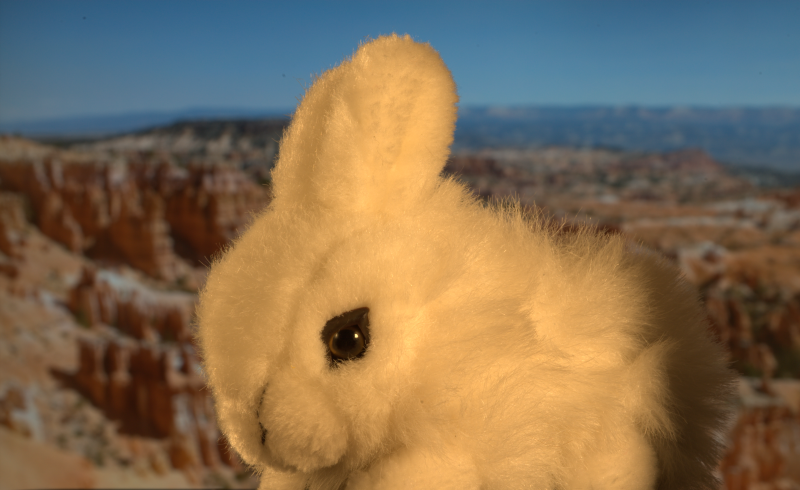
%> input picture input_training_lowres/GT15.png, 800 x 490 px
$ octave demo.m   (GNU Octave 9; MATLAB toolbox functions it lacks are replaced by stand-ins)
%> lines starting %> are read from the running program, lines starting %| are printed output that depends on the picture; in (x1, y1, x2, y2) boxes, pixels count from 0 and x2, y2 are one past the last pixel; in counts of white or black regions, pixels touching at a corner belong together; the program's own positions count from 1
%> further down, input is the input picture: size 490x800x3 uint8; mean R, G, B 130.8, 110.8, 84.8
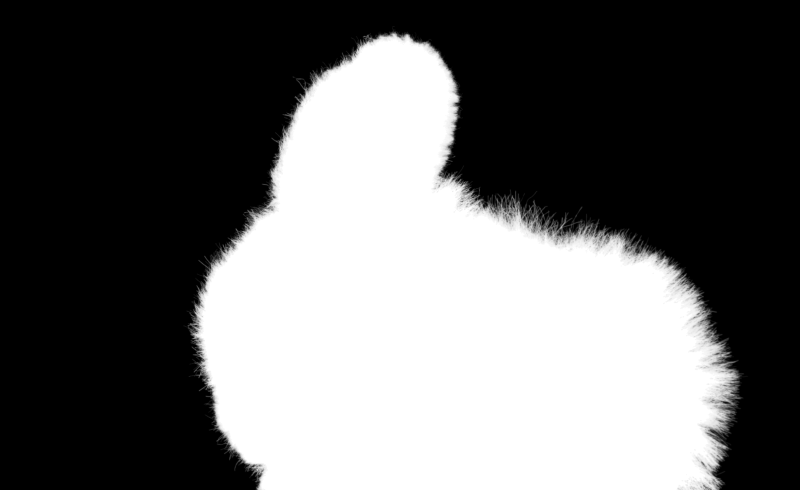
%> input picture gt_training_lowres/GT15.png, 800 x 490 px
%> further down, trimap is the input picture: size 490x800x3 uint8; min 0, max 255, mean 102.5
### Bayesian_Matting_MATLAB/get_Bayesmat.m
function [F,B,alpha]=get_Bayesmat(input,trimap,P)

% The function get_Bayesmat takes an input image (im) and a trimap mask
% (trimap) with the same dimensions as im. The trimap has three possible
% values: 0 forbackground pixels, 1 (or 255) for foreground pixels, and
% all other pixels are considered unknown. The function also takes a
% parameter structure (P).
%
% Arguments
% input  : Input image M x N array.
% trimap : Trimap image M x N array.
% P : Parameter structure as defined in demo.m
% Return values
% F : Foreground M x N array
% B : Background M x N array
% alpha : Alpha matte M x N array

% Convert image parameters from uint8 to double
im = double(input);
im = im / 255;
trimap = double(trimap);
%> trimap: size 490x800x3 double
trimap = trimap / 255;


bg_mask = trimap ==0; % background region mask
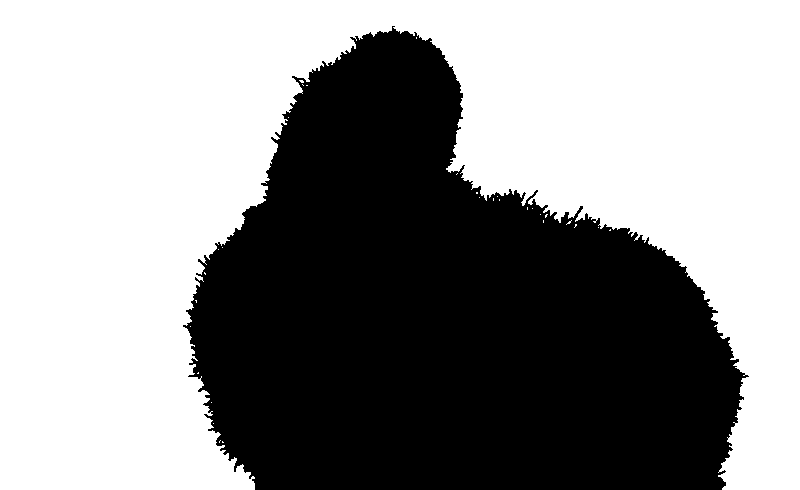
%> bg_mask: size 490x800x3 logical; 57.1% white; 1 black region, box (x1, y1, x2, y2) and area: (183, 26, 749, 490) 168079
fg_mask = trimap == 1; % foreground region mask
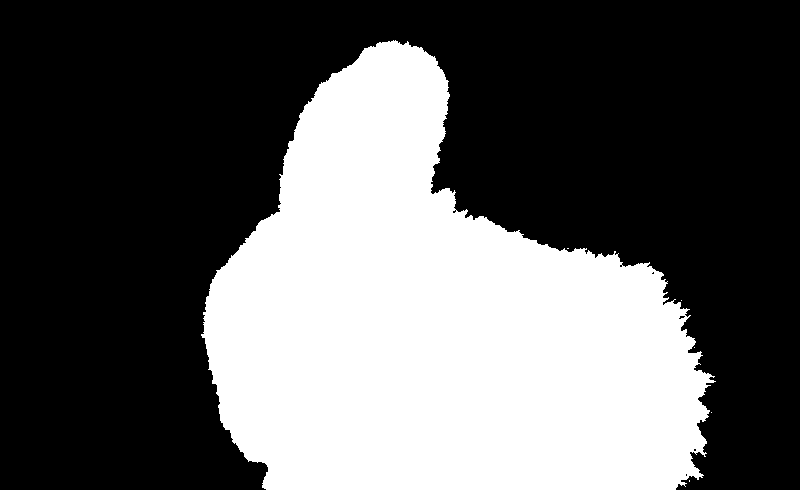
%> fg_mask: size 490x800x3 logical; 36.7% white; 6 white regions (5 under 20 px), largest, box (x1, y1, x2, y2) and area: (201, 40, 716, 490) 144038
unk_mask = ~bg_mask & ~fg_mask; % unknow region mask
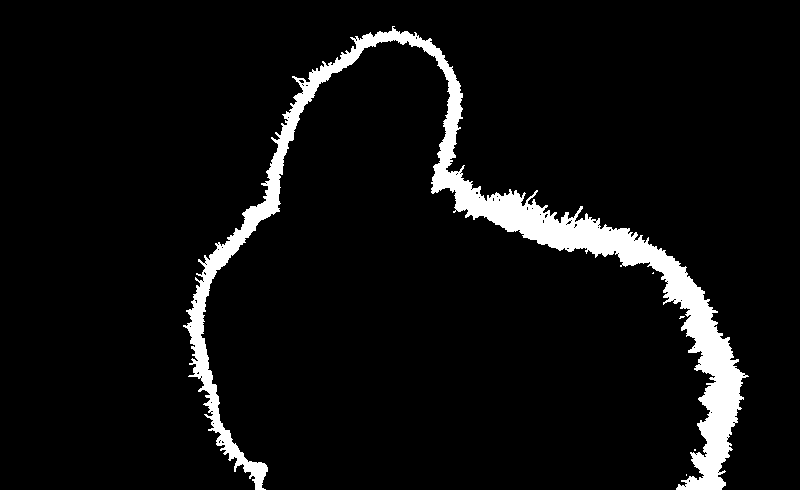
%> unk_mask: size 490x800x3 logical; 6.1% white; 5 white regions (4 under 20 px), largest, box (x1, y1, x2, y2) and area: (183, 26, 749, 490) 24014

% initialize F,B,alpha
%> the run ends on the next line
F = im; F(repmat(~fg_mask, [1, 1, 3])) = 0;
B = im; B(repmat(~bg_mask, [1, 1, 3])) = 0;
alpha = zeros(size(trimap));
alpha(fg_mask) = 1;
alpha(unk_mask) = NaN;

nUnknown_pts = sum(unk_mask(:));


% square structuring element for eroding the unknown region(s)
% g=fspecial('gaussian', P.N_box, P.sigma); g = g / max(g(:));
se=strel('square', 20);

n = 1;
unk_reg = unk_mask;

max_li = 10;
mi =0;
while n<nUnknown_pts
    % guassian falloff. will be used for weighting each pixel neighborhood
    g=fspecial('gaussian', P.N_box, P.sigma); g = g / max(g(:));
    % get unknown pixels to process at this iteration
    unk_reg=imerode(unk_reg,se);
    unk_pixels = ~unk_reg & unk_mask;
    [Y, X] = find(unk_pixels);
    rep_max = 0;
     for i = 1:length(Y)

        % take current pixel
        x = X(i); y = Y(i);
        cur_pixel = reshape(im(y,x,:), [3,1]);

        % take surrounding alpha values
        a = get_box(alpha, x, y, P.N_box);

        % take surrounding foreground pixels
        fore_pixels = get_box(F, x, y, P.N_box);
        fore_weights = (a.^2) .* g;
        fore_pixels = reshape(fore_pixels, P.N_box * P.N_box, 3);
        fore_pixels = fore_pixels(fore_weights > 0, :);
        fore_weights = fore_weights(fore_weights > 0);

        % take surrounding background pixels
        bck_pixels = get_box(B, x, y, P.N_box);
        bck_weights = ((1 - a).^2) .* g;
        bck_pixels = reshape(bck_pixels, P.N_box * P.N_box, 3);
        bck_pixels = bck_pixels(bck_weights > 0, :);
        bck_weights = bck_weights(bck_weights > 0);

        % if not enough data, return to it later...
        if length(fore_weights)<P.minN || length(bck_weights)<P.minN
            rep_max = rep_max + 1 ;
            if (rep_max == length(Y))
                mi = mi + 1;
                if (mi == max_li)
                    mi = 0;
                    P.N_box = P.N_box + 10;
                    if (P.N_box == length(im) / 4 )
                        n = nUnknown_pts;
                    end
                end
            end
         continue;
        end

        % partition foreground and background pixels to clusters (in a
        % weighted manner)
        [mu_fore, Sigma_fore] = cluster_OrachardBouman(fore_pixels, fore_weights, P.clust.minVar);
        [mu_bck, Sigma_bck] = cluster_OrachardBouman(bck_pixels, bck_weights, P.clust.minVar);

        % update covariances with camera variance, as mentioned in their
        % addendum
        Sigma_fore = addCamVar(Sigma_fore, P.sigma_C);
        Sigma_bck = addCamVar(Sigma_bck, P.sigma_C);

        % set initial alpha value to mean of surrounding pixels
        alpha_init = nanmean(a(:));

        % solve for current pixel
        [f,b,a]=solve(mu_fore,Sigma_fore,mu_bck,Sigma_bck,cur_pixel,P.sigma_C,alpha_init,P.opt.maxIter,P.opt.minLike);

        F(y,x,:)=f;
        B(y,x,:)=b;
        alpha(y,x)=a;
        unk_mask(y,x)=0; % remove from unkowns
        n=n+1;
    end

end
% retruns the surrounding N-rectangular neighborhood of matrix m, centered
% at pixel (x,y)
% [13 lines left out: function get_box, not called in this run]


% finds the orientation of the covariance matrices, and adds the camera
% variance to each axis
% [9 lines left out: function addCamVar, not called in this run]

### demo.m
clc
clear
close all

% To demonstrate Bayesian Matting

%  Read the input image, trimap and the ground truth
input=imread('input_training_lowres\GT15.png');
% im = imresize(im, 0.5);
trimap=imread('trimap_training_lowres\Trimap1\GT15.png');
% trimap = imresize(trimap, 0.5);
ground_truth = imread('gt_training_lowres\GT15.png');
% ground_truth = imresize(ground_truth, 0.5);

%  Define Parameter
P=struct();

P.N_box   =   100;     % pixel box neighborhood size
P.sigma   =   8;      % variance of gaussian for spatial weighting
P.sigma_C =   0.01;   % camera variance
P.minN    =   10;     % minimum required foreground and background neighbors for optimization
P.guiMode =   0;      % if 1, will show a nice looking progress bar. if 0, will print progress to command line

% clustering parameters
P.clust.minVar    = 0.05;           % minimal cluster variance in order to stop splitting

% optimization parameters
P.opt.maxIter =  50;                % maximal number of iterations
P.opt.minLike =  1e-6;              % minimal change in likelihood between consecutive iterations

%  To Determine Foreground(F), Background(G) and alpha matte (alpha)

[F,B,alpha] = get_Bayesmat(input,trimap,P);
